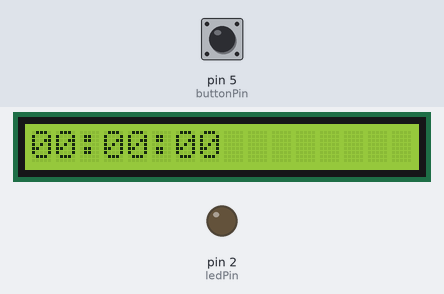
Bench run of a sketch on a simulated Arduino Uno, built with avr-gcc and run on an emulated ATmega328P. Parts: 16×1 character LCD, output pins drawn as LEDs (lit = HIGH). Inputs (shaded band) come from the test bench; at power-on: pin 5 (buttonPin) HIGH.

Above: at 1.2 s.
1.3 s: pin 5 (buttonPin) pulled LOW for 0.15 s
At 1.46 s:
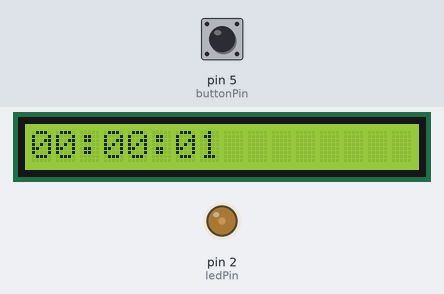
2.0 s: pin 5 (buttonPin) pulled LOW for 1 s
At 3.2 s:
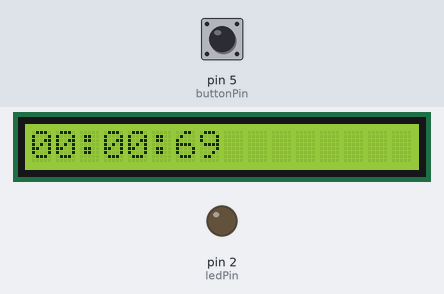
4.5 s: pin 5 (buttonPin) pulled LOW for 0.15 s
At 4.97 s:
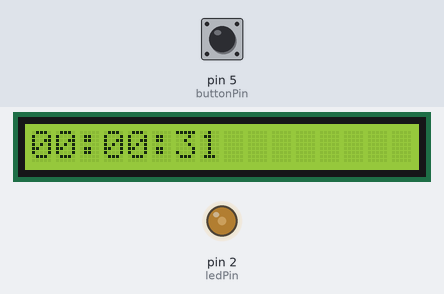
5.2 s: pin 5 (buttonPin) pulled LOW for 3.2 s
At 5.6 s:
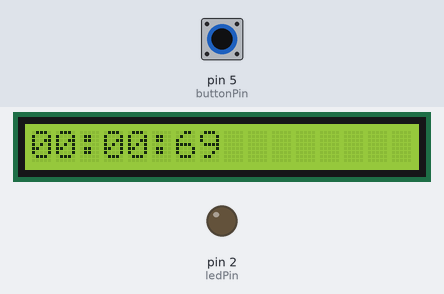
Timing chart, 0 to 8.2 s (numbered marks = the images above; inputs shaded):
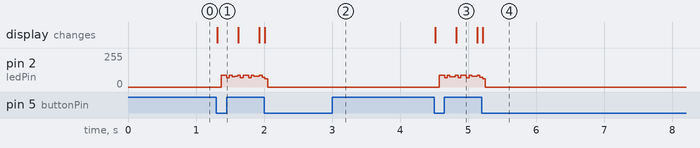

The sketch:

LCD_StopWatch.ino
```cpp
#include <LiquidCrystal.h>
LiquidCrystal lcd(8,9,10,11,12,13);


int ledPin = 2;                    // LED connected to digital pin 13
int buttonPin = 5;                  // button on pin 2

int value = LOW;                    // previous value of the LED
int buttonState;                    // variable to store button state
int lastButtonState;                // variable to store last button state
int blinking;                       // condition for blinking - timer is timing
int frameRate = 100;                // the frame rate (frames per second) at which the stopwatch runs - Change to suit
long interval = (1000/frameRate);   // blink interval
long previousMillis = 0;            // variable to store last time LED was updated
long startTime ;                    // start time for stop watch
long elapsedTime ;                  // elapsed time for stop watch
int fractional;                     // variable used to store fractional part of Frames
int fractionalSecs;                 // variable used to store fractional part of Seconds
int fractionalMins;                 // variable used to store fractional part of Minutes
int elapsedFrames;                  // elapsed frames for stop watch
int elapsedSeconds;                 // elapsed seconds for stop watch
int elapsedMinutes;                 // elapsed Minutes for stop watch
char buf[10];                       // string buffer for itoa function

void setup()
{
  lcd.begin(16, 1);                // intialise the LCD.
  pinMode(ledPin, OUTPUT);         // sets the digital pin as output
  pinMode(buttonPin, INPUT_PULLUP);       // not really necessary, pins default to INPUT anyway
 // digitalWrite(buttonPin, HIGH);   // turn on pullup resistors. Wire button so that press shorts pin to ground.
lcd.setCursor(0,0);
lcd.write("00:00:00");
//  lcd.print("Subscribe at");
//  lcd.setCursor(0,1);
//  lcd.print("TutorialsArduino");
}

void loop(){

  digitalWrite(ledPin, LOW);            // Initiate LED and Step Pin States

  buttonState = digitalRead(buttonPin); // Check for button press, read the button state and store

// check for a high to low transition if true then found a new button press while clock is not running - start the clock
   if (buttonState == LOW && lastButtonState == HIGH  &&  blinking == false){
    startTime = millis();                               // store the start time
      blinking = true;                                  // turn on blinking while timing
      delay(10);                                         // short delay to debounce switch
      lastButtonState = buttonState;                    // store buttonState in lastButtonState, to compare next time
   }

// check for a high to low transition if true then found a new button press while clock is running - stop the clock and report
   else if (buttonState == LOW && lastButtonState == HIGH && blinking == true){
   blinking = false;                                    // turn off blinking, all done timing
   lastButtonState = buttonState;                       // store buttonState in lastButtonState, to compare next time

// Routine to report elapsed time
   elapsedTime =   millis() - startTime;                // store elapsed time
   elapsedMinutes = (elapsedTime / 60000L);
   elapsedSeconds = (elapsedTime / 1000L);              // divide by 1000 to convert to seconds - then cast to an int to print
   elapsedFrames = (elapsedTime / interval);            // divide by 100 to convert to 1/100 of a second - then cast to an int to print
   fractional = (int)(elapsedFrames % frameRate);       // use modulo operator to get fractional part of 100 Seconds
   fractionalSecs = (int)(elapsedSeconds % 60L);        // use modulo operator to get fractional part of 60 Seconds
   fractionalMins = (int)(elapsedMinutes % 60L);        // use modulo operator to get fractional part of 60 Minutes
   lcd.clear();                                         // clear the LDC

 if (fractionalMins < 10){                            // pad in leading zeros
      lcd.print("0");                                 // add a zero
      }

    lcd.print(itoa(fractionalMins, buf, 10));       // convert the int to a string and print a fractional part of 60 Minutes to the LCD
      lcd.print(":");                                 //print a colan.

 if (fractionalSecs < 10){                            // pad in leading zeros
      lcd.print("0");                                 // add a zero
      }

 lcd.print(itoa(fractionalSecs, buf, 10));          // convert the int to a string and print a fractional part of 60 Seconds to the LCD
   lcd.print(":");                                    //print a colan.

 if (fractional < 10){                                // pad in leading zeros
      lcd.print("0");                                 // add a zero
      }

 lcd.print(itoa(fractional, buf, 10));              // convert the int to a string and print a fractional part of 25 Frames to the LCD
   }

 else{
      lastButtonState = buttonState;                  // store buttonState in lastButtonState, to compare next time
   }

// run commands at the specified time interval
// blink routine - blink the LED while timing
// check to see if it's time to blink the LED; that is, the difference
// between the current time and last time we blinked the LED is larger than
// the interval at which we want to blink the LED.

 if ( (millis() - previousMillis > interval) ) {

    if (blinking == true){
       previousMillis = millis();                    // remember the last time we blinked the LED

       digitalWrite(ledPin, HIGH);                   // Pulse the LED for Visual Feedback

       elapsedTime =   millis() - startTime;         // store elapsed time
         elapsedMinutes = (elapsedTime / 60000L);      // divide by 60000 to convert to minutes - then cast to an int to print
         elapsedSeconds = (elapsedTime / 1000L);       // divide by 1000 to convert to seconds - then cast to an int to print
         elapsedFrames = (elapsedTime / interval);     // divide by 40 to convert to 1/25 of a second - then cast to an int to print
         fractional = (int)(elapsedFrames % frameRate);// use modulo operator to get fractional part of 25 Frames
         fractionalSecs = (int)(elapsedSeconds % 60L); // use modulo operator to get fractional part of 60 Seconds
         fractionalMins = (int)(elapsedMinutes % 60L); // use modulo operator to get fractional part of 60 Minutes
         lcd.clear();                                  // clear the LDC

       if (fractionalMins < 10){                     // pad in leading zeros
         lcd.print("0");                             // add a zero
         }

       lcd.print(itoa(fractionalMins, buf, 10));   // convert the int to a string and print a fractional part of 60 Minutes to the LCD
         lcd.print(":");                             //print a colan.

       if (fractionalSecs < 10){                     // pad in leading zeros
         lcd.print("0");                             // add a zero
         }

       lcd.print(itoa(fractionalSecs, buf, 10));   // convert the int to a string and print a fractional part of 60 Seconds to the LCD
         lcd.print(":");                             //print a colan.

       if (fractional < 10){                         // pad in leading zeros
         lcd.print("0");                             // add a zero
         }
          lcd.print(itoa((fractional), buf, 10));  // convert the int to a string and print a fractional part of 25 Frames to the LCD
         }

    else{
          digitalWrite(ledPin, LOW);                 // turn off LED when not blinking
          }
 }

}
```

Measured:
- after the input at 1.3 s, the display: changes at once (image 1)
- after the input at 4.5 s, the display: first changes at once (image 3 shows a later state)
